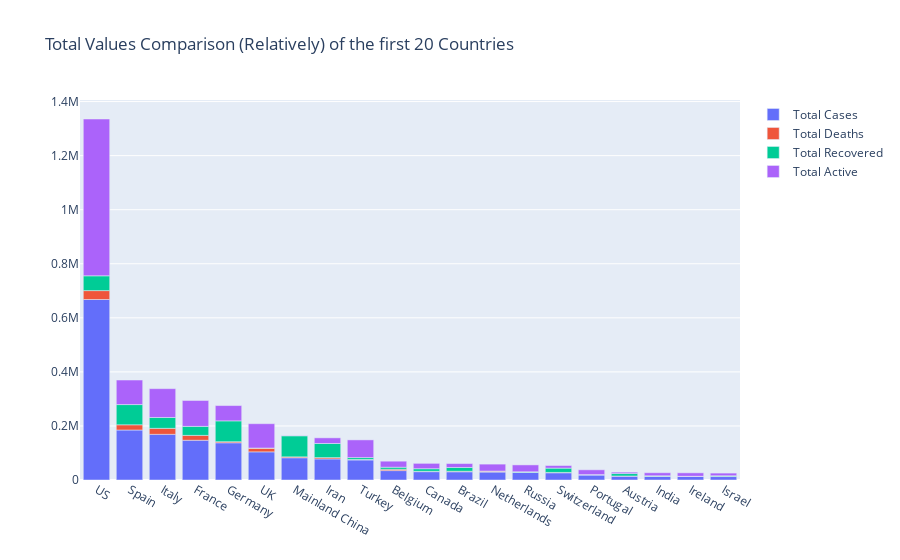

The code cell stored with this chart in its notebook:
### Code cell
fig = go.Figure(data=[
    go.Bar(name='Total Cases', x=covid_country_grouped_20["Country/Region"], y=covid_country_grouped_20["Cumulated Confirmed"]),
    go.Bar(name='Total Deaths', x=covid_country_grouped_20["Country/Region"], y=covid_country_grouped_20["Cumulated Deaths"]),
    go.Bar(name='Total Recovered', x=covid_country_grouped_20["Country/Region"], y=covid_country_grouped_20["Cumulated Recovered"]),
    go.Bar(name='Total Active', x=covid_country_grouped_20["Country/Region"], y=covid_country_grouped_20["Still Infected"]),

])
# Change the bar mode
fig.update_layout(barmode='relative',
                  title='Total Values Comparison (Relatively) of the first 20 Countries')
fig.show()

### Figure 1 — Plotly figure (JSON) as saved in the notebook; plotly's stock layout.template omitted (floating-point values rounded to 4 significant figures)
{"data": [{"name": "Total Cases", "type": "bar", "x": ["US", "Spain", "Italy", "France", "Germany", "UK", "Mainland China", "Iran", "Turkey", "Belgium", "Canada", "Brazil", "Netherlands", "Russia", "Switzerland", "Portugal", "Austria", "India", "Ireland", "Israel"], "y": [667801, 184948, 168941, 147091, 137698, 104145, 82341, 77995, 74193, 34809, 30809, 30425, 29383, 27938, 26732, 18841, 14476, 13430, 13271, 12758]}, {"name": "Total Deaths", "type": "bar", "x": ["US", "Spain", "Italy", "France", "Germany", "UK", "Mainland China", "Iran", "Turkey", "Belgium", "Canada", "Brazil", "Netherlands", "Russia", "Switzerland", "Portugal", "Austria", "India", "Ireland", "Israel"], "y": [32916, 19315, 22170, 17941, 4052, 13759, 3342, 4869, 1643, 4857, 1258, 1924, 3327, 232, 1281, 629, 410, 448, 486, 142]}, {"name": "Total Recovered", "type": "bar", "x": ["US", "Spain", "Italy", "France", "Germany", "UK", "Mainland China", "Iran", "Turkey", "Belgium", "Canada", "Brazil", "Netherlands", "Russia", "Switzerland", "Portugal", "Austria", "India", "Ireland", "Israel"], "y": [54703, 74797, 40164, 33327, 77000, 375, 77900, 52229, 7089, 7562, 9698, 14026, 311, 2304, 15900, 493, 8986, 1768, 77, 2818]}, {"name": "Total Active", "type": "bar", "x": ["US", "Spain", "Italy", "France", "Germany", "UK", "Mainland China", "Iran", "Turkey", "Belgium", "Canada", "Brazil", "Netherlands", "Russia", "Switzerland", "Portugal", "Austria", "India", "Ireland", "Israel"], "y": [580182, 90836, 106607, 95823, 56646, 90011, 1099, 20897, 65461, 22390, 19853, 14475, 25745, 25402, 9551, 17719, 5080, 11214, 12708, 9798]}], "layout": {"barmode": "relative", "title": {"text": "Total Values Comparison (Relatively) of the first 20 Countries"}}}
